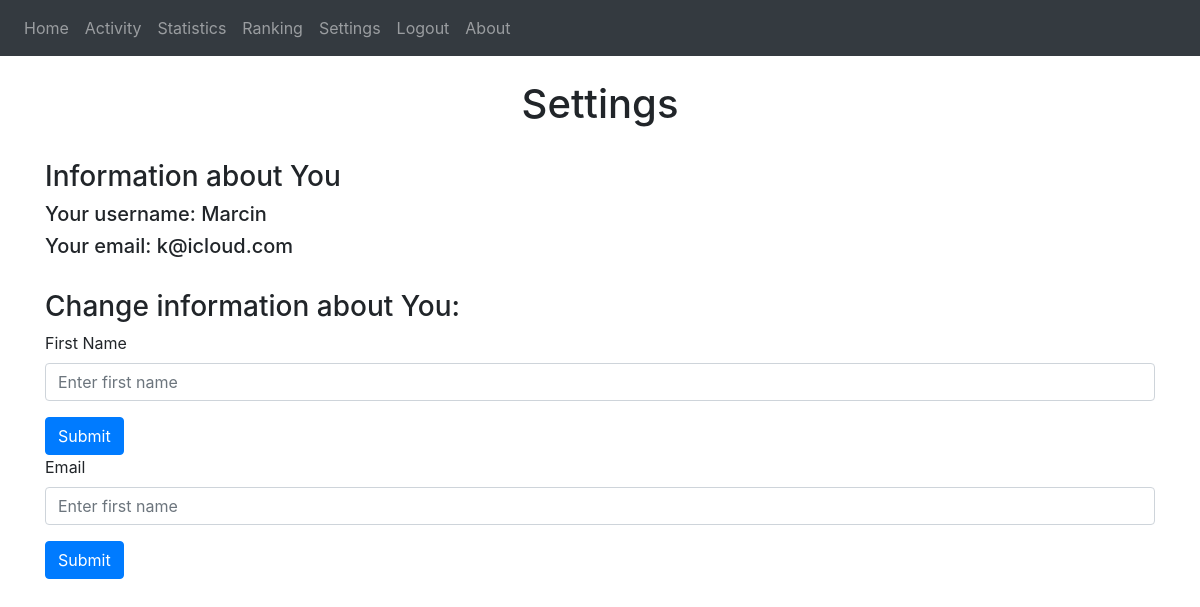
Before: /settings (signed in) with the older database file.
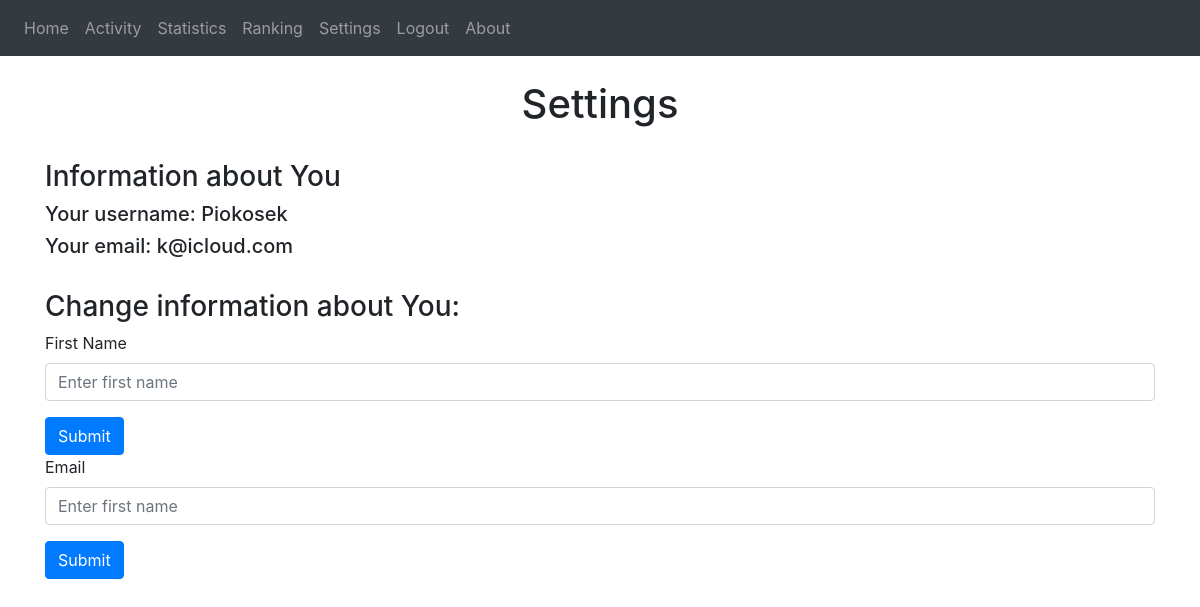
After: the same page with the newer database file.
### website/models.py (models this page shows)
class User(db.Model, UserMixin):
    id = db.Column(db.Integer, primary_key=True)
    email = db.Column(db.String(150), unique=True)
    password = db.Column(db.String(150))
    first_name = db.Column(db.String(150))
    notes = db.relationship('Note')

### website/views.py (the view, shortened to what this page needs)
@views.route('/settings', methods=['GET', 'POST'])
@login_required
def settings():
    return render_template("settings.html", user=current_user)

### website/__init__.py (called while the page is built)
def create_app():
    app = Flask(__name__)
    app.config['SECRET_KEY'] = 'jhdsgf dshjgfj'
    app.config['SQLALCHEMY_DATABASE_URI'] = f'sqlite:///{DB_NAME}'
    app.config['SQLALCHEMY_TRACK_MODIFICATIONS'] = False
    db.init_app(app)
    from .views import views
    from .auth import auth
    app.register_blueprint(views, url_prefix='/')
    app.register_blueprint(auth, url_prefix='/')
    from .models import User
    from .models import Note
    create_database(app)
    login_manager = LoginManager()
    login_manager.login_view = 'auth.login'
    login_manager.init_app(app)
    @login_manager.user_loader
    def load_user(id):
        return User.query.get(int(id))
    return app

### website/templates/settings.html
{% extends "base.html" %} {% block title %}Settings{% endblock %}
{% block content %}
<br />
<h1 align="center">Settings</h1>
<br />
<h3>Information about You</h3>
<h5>Your username: {{user.first_name}}</h5>
<h5>Your email: {{user.email}}</h5>
<br />
<form method="POST">
    <h3>Change information about You:</h3>
    <div class="form-group">
        <label for="firstname">First Name</label>
        <input type="text" class="form-control" id="firstname" name="firstname" placeholder="Enter first name"/>
    </div>
    <button type="submit" class="btn btn-primary">Submit</button>
    <div class="form-group">
        <label for="email">Email</label>
        <input type="email" class="form-control" id="email" name="email" placeholder="Enter first name"/>
    </div>
    <button type="submit" class="btn btn-primary">Submit</button>
</form>
{% endblock %}

Changed rows visible on the page:
changed User "k@icloud.com": first_name "Marcin" → "Piokosek"
